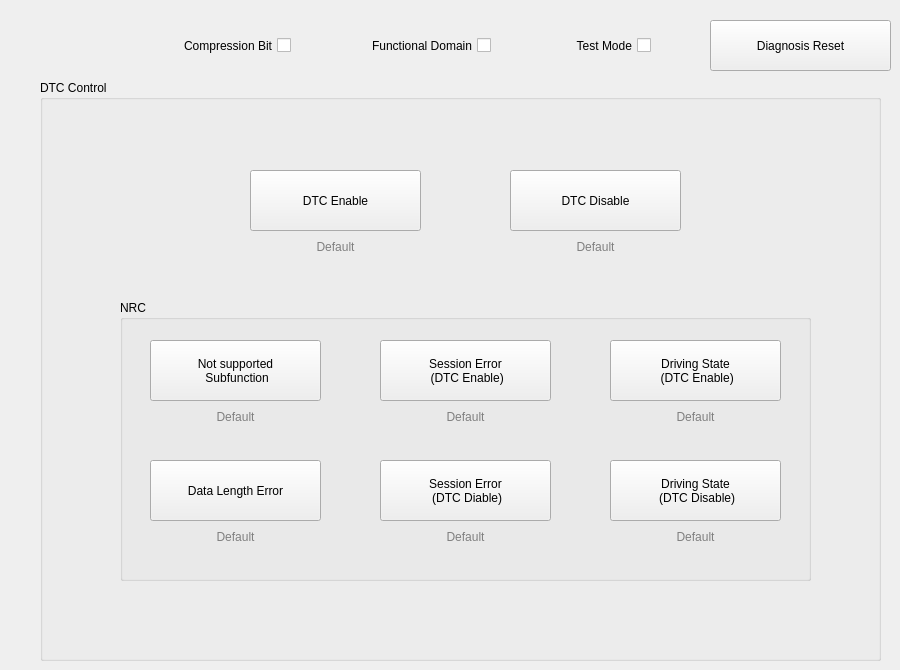
    <widget class="QWidget" name="diagnosis_dtc_cont">
     <attribute name="title">
      <string>DTC Control</string>
     </attribute>
     <widget class="QPushButton" name="btn_diag_reset_dtc_cont">
      <property name="geometry">
       <rect>
        <x>710</x>
        <y>20</y>
        <width>181</width>
        <height>51</height>
       </rect>
      </property>
      <property name="text">
       <string>Diagnosis Reset</string>
      </property>
     </widget>
     <widget class="QCheckBox" name="chkbox_diag_compression_bit_dtc_cont">
      <property name="geometry">
       <rect>
        <x>110</x>
        <y>30</y>
        <width>181</width>
        <height>31</height>
       </rect>
      </property>
      <property name="layoutDirection">
       <enum>Qt::RightToLeft</enum>
      </property>
      <property name="text">
       <string>Compression Bit</string>
      </property>
     </widget>
     <widget class="QGroupBox" name="dtc_cont_box">
      <property name="geometry">
       <rect>
        <x>40</x>
        <y>80</y>
        <width>841</width>
        <height>581</height>
       </rect>
      </property>
      <property name="title">
       <string>DTC Control</string>
      </property>
      <widget class="QGroupBox" name="dtc_cont_nrc_box">
       <property name="geometry">
        <rect>
         <x>80</x>
         <y>220</y>
         <width>691</width>
         <height>281</height>
        </rect>
       </property>
       <property name="title">
        <string>NRC</string>
       </property>
       <widget class="QPushButton" name="btn_dtc_cont_nrc_12">
        <property name="geometry">
         <rect>
          <x>30</x>
          <y>40</y>
          <width>171</width>
          <height>61</height>
         </rect>
        </property>
        <property name="text">
         <string>Not supported 
 Subfunction</string>
        </property>
       </widget>
       <widget class="QLabel" name="label_dtc_cont_nrc_12">
        <property name="geometry">
         <rect>
          <x>30</x>
          <y>110</y>
          <width>171</width>
          <height>20</height>
         </rect>
        </property>
        <property name="styleSheet">
         <string notr="true">color: gray</string>
        </property>
        <property name="text">
         <string>Default</string>
        </property>
        <property name="alignment">
         <set>Qt::AlignHCenter|Qt::AlignTop</set>
        </property>
       </widget>
       <widget class="QPushButton" name="btn_dtc_cont_nrc_13">
        <property name="geometry">
         <rect>
          <x>30</x>
          <y>160</y>
          <width>171</width>
          <height>61</height>
         </rect>
        </property>
        <property name="text">
         <string>Data Length Error</string>
        </property>
       </widget>
       <widget class="QLabel" name="label_dtc_cont_nrc_13">
        <property name="geometry">
         <rect>
          <x>30</x>
          <y>230</y>
          <width>171</width>
          <height>20</height>
         </rect>
        </property>
        <property name="styleSheet">
         <string notr="true">color: gray</string>
        </property>
        <property name="text">
         <string>Default</string>
        </property>
        <property name="alignment">
         <set>Qt::AlignHCenter|Qt::AlignTop</set>
        </property>
       </widget>
       <widget class="QPushButton" name="btn_dtc_cont_nrc_7f_en">
        <property name="geometry">
         <rect>
          <x>260</x>
          <y>40</y>
          <width>171</width>
          <height>61</height>
         </rect>
        </property>
        <property name="text">
         <string>Session Error 
 (DTC Enable)</string>
        </property>
       </widget>
       <widget class="QLabel" name="label_dtc_cont_nrc_7f_en">
        <property name="geometry">
         <rect>
          <x>260</x>
          <y>110</y>
          <width>171</width>
          <height>20</height>
         </rect>
        </property>
        <property name="styleSheet">
         <string notr="true">color: gray</string>
        </property>
        <property name="text">
         <string>Default</string>
        </property>
        <property name="alignment">
         <set>Qt::AlignHCenter|Qt::AlignTop</set>
        </property>
       </widget>
       <widget class="QLabel" name="label_dtc_cont_nrc_7f_dis">
        <property name="geometry">
         <rect>
          <x>260</x>
          <y>230</y>
          <width>171</width>
          <height>20</height>
         </rect>
        </property>
        <property name="styleSheet">
         <string notr="true">color: gray</string>
        </property>
        <property name="text">
         <string>Default</string>
        </property>
        <property name="alignment">
         <set>Qt::AlignHCenter|Qt::AlignTop</set>
        </property>
       </widget>
       <widget class="QPushButton" name="btn_dtc_cont_nrc_7f_dis">
        <property name="geometry">
         <rect>
          <x>260</x>
          <y>160</y>
          <width>171</width>
          <height>61</height>
         </rect>
        </property>
        <property name="text">
         <string>Session Error 
 (DTC Diable)</string>
        </property>
       </widget>
       <widget class="QLabel" name="label_dtc_cont_nrc_22_dis">
        <property name="geometry">
         <rect>
          <x>490</x>
          <y>230</y>
          <width>171</width>
          <height>20</height>
         </rect>
        </property>
        <property name="styleSheet">
         <string notr="true">color: gray</string>
        </property>
        <property name="text">
         <string>Default</string>
        </property>
        <property name="alignment">
         <set>Qt::AlignHCenter|Qt::AlignTop</set>
        </property>
       </widget>
       <widget class="QPushButton" name="btn_dtc_cont_nrc_22_dis">
        <property name="geometry">
         <rect>
          <x>490</x>
          <y>160</y>
          <width>171</width>
          <height>61</height>
         </rect>
        </property>
        <property name="text">
         <string>Driving State 
 (DTC Disable)</string>
        </property>
       </widget>
       <widget class="QLabel" name="label_dtc_cont_nrc_22_en">
        <property name="geometry">
         <rect>
          <x>490</x>
          <y>110</y>
          <width>171</width>
          <height>20</height>
         </rect>
        </property>
        <property name="styleSheet">
         <string notr="true">color: gray</string>
        </property>
        <property name="text">
         <string>Default</string>
        </property>
        <property name="alignment">
         <set>Qt::AlignHCenter|Qt::AlignTop</set>
        </property>
       </widget>
       <widget class="QPushButton" name="btn_dtc_cont_nrc_22_en">
        <property name="geometry">
         <rect>
          <x>490</x>
          <y>40</y>
          <width>171</width>
          <height>61</height>
         </rect>
        </property>
        <property name="text">
         <string>Driving State 
 (DTC Enable)</string>
        </property>
       </widget>
      </widget>
      <widget class="QLabel" name="label_dtc_cont_en">
       <property name="geometry">
        <rect>
         <x>200</x>
         <y>160</y>
         <width>191</width>
         <height>41</height>
        </rect>
       </property>
       <property name="styleSheet">
        <string notr="true">color: gray</string>
       </property>
       <property name="text">
        <string>Default</string>
       </property>
       <property name="alignment">
        <set>Qt::AlignHCenter|Qt::AlignTop</set>
       </property>
      </widget>
      <widget class="QPushButton" name="btn_dtc_cont_en">
       <property name="geometry">
        <rect>
         <x>210</x>
         <y>90</y>
         <width>171</width>
         <height>61</height>
        </rect>
       </property>
       <property name="text">
        <string>DTC Enable</string>
       </property>
      </widget>
      <widget class="QLabel" name="label_dtc_cont_dis">
       <property name="geometry">
        <rect>
         <x>460</x>
         <y>160</y>
         <width>191</width>
         <height>41</height>
        </rect>
       </property>
       <property name="styleSheet">
        <string notr="true">color: gray</string>
       </property>
       <property name="text">
        <string>Default</string>
       </property>
       <property name="alignment">
        <set>Qt::AlignHCenter|Qt::AlignTop</set>
       </property>
      </widget>
      <widget class="QPushButton" name="btn_dtc_cont_dis">
       <property name="geometry">
        <rect>
         <x>470</x>
         <y>90</y>
         <width>171</width>
         <height>61</height>
        </rect>
       </property>
       <property name="text">
        <string>DTC Disable</string>
       </property>
      </widget>
     </widget>
     <widget class="QCheckBox" name="chkbox_diag_functional_domain_dtc_cont">
      <property name="geometry">
       <rect>
        <x>310</x>
        <y>30</y>
        <width>181</width>
        <height>31</height>
       </rect>
      </property>
      <property name="layoutDirection">
       <enum>Qt::RightToLeft</enum>
      </property>
      <property name="text">
       <string>Functional Domain</string>
      </property>
     </widget>
     <widget class="QCheckBox" name="chkbox_diag_test_mode_dtc_cont">
      <property name="geometry">
       <rect>
        <x>510</x>
        <y>30</y>
        <width>141</width>
        <height>31</height>
       </rect>
      </property>
      <property name="layoutDirection">
       <enum>Qt::RightToLeft</enum>
      </property>
      <property name="text">
       <string>Test Mode</string>
      </property>
     </widget>
    </widget>
